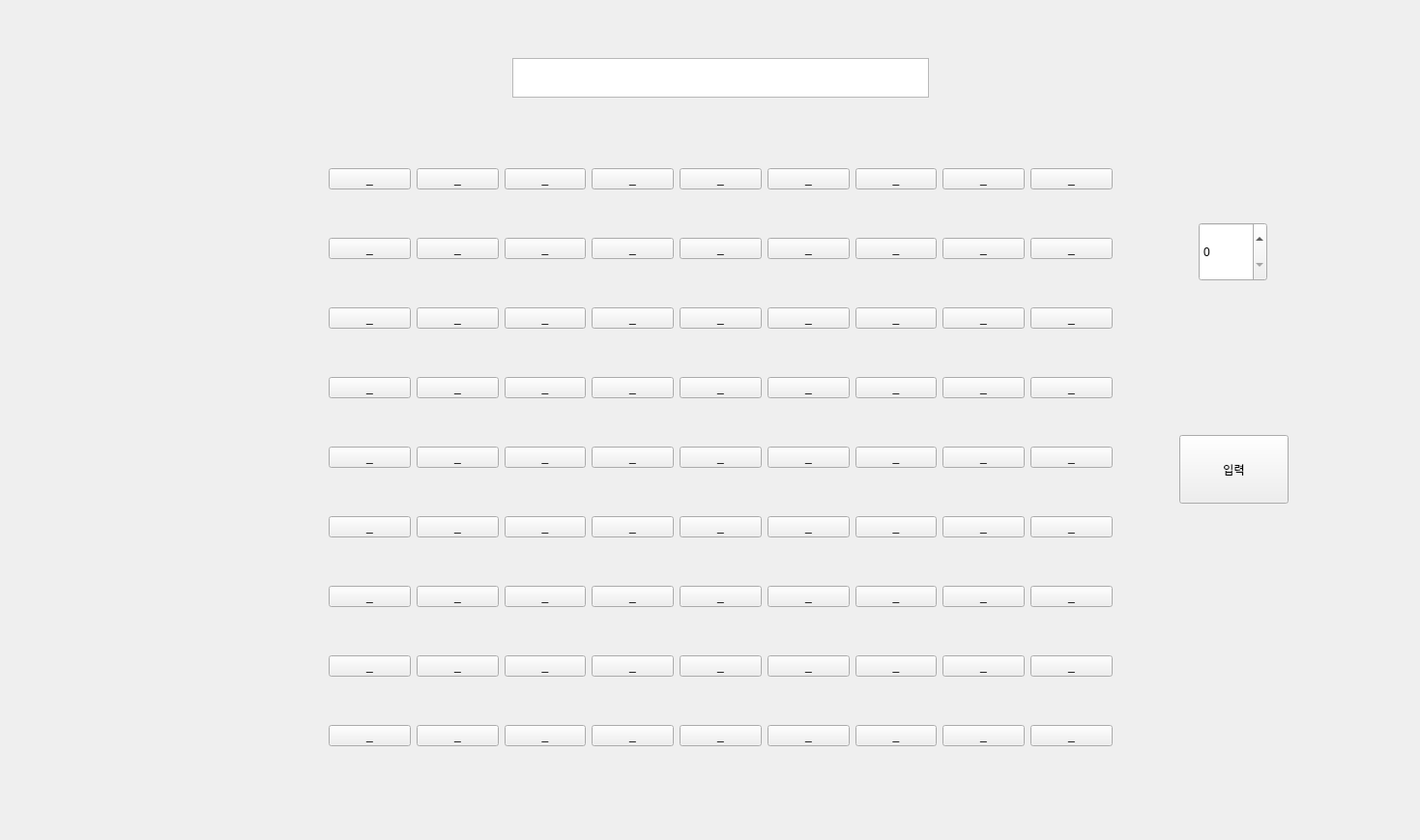
<?xml version="1.0" encoding="UTF-8"?>
<ui version="4.0">
 <class>Form</class>
 <widget class="QWidget" name="Form">
  <property name="geometry">
   <rect>
    <x>0</x>
    <y>0</y>
    <width>1469</width>
    <height>869</height>
   </rect>
  </property>
  <property name="windowTitle">
   <string>Form</string>
  </property>
  <widget class="QWidget" name="gridLayoutWidget">
   <property name="geometry">
    <rect>
     <x>340</x>
     <y>130</y>
     <width>811</width>
     <height>691</height>
    </rect>
   </property>
   <layout class="QGridLayout" name="GameBoard">
    <item row="2" column="7">
     <widget class="QPushButton" name="p27">
      <property name="text">
       <string>_</string>
      </property>
     </widget>
    </item>
    <item row="6" column="7">
     <widget class="QPushButton" name="p67">
      <property name="text">
       <string>_</string>
      </property>
     </widget>
    </item>
    <item row="6" column="4">
     <widget class="QPushButton" name="p64">
      <property name="text">
       <string>_</string>
      </property>
     </widget>
    </item>
    <item row="6" column="5">
     <widget class="QPushButton" name="p65">
      <property name="text">
       <string>_</string>
      </property>
     </widget>
    </item>
    <item row="6" column="6">
     <widget class="QPushButton" name="p66">
      <property name="text">
       <string>_</string>
      </property>
     </widget>
    </item>
    <item row="0" column="5">
     <widget class="QPushButton" name="p05">
      <property name="enabled">
       <bool>true</bool>
      </property>
      <property name="text">
       <string>_</string>
      </property>
     </widget>
    </item>
    <item row="1" column="5">
     <widget class="QPushButton" name="p15">
      <property name="text">
       <string>_</string>
      </property>
     </widget>
    </item>
    <item row="8" column="3">
     <widget class="QPushButton" name="p83">
      <property name="text">
       <string>_</string>
      </property>
     </widget>
    </item>
    <item row="2" column="6">
     <widget class="QPushButton" name="p26">
      <property name="text">
       <string>_</string>
      </property>
     </widget>
    </item>
    <item row="3" column="0">
     <widget class="QPushButton" name="p30">
      <property name="text">
       <string>_</string>
      </property>
     </widget>
    </item>
    <item row="8" column="0">
     <widget class="QPushButton" name="p80">
      <property name="text">
       <string>_</string>
      </property>
     </widget>
    </item>
    <item row="2" column="3">
     <widget class="QPushButton" name="p23">
      <property name="text">
       <string>_</string>
      </property>
     </widget>
    </item>
    <item row="8" column="8">
     <widget class="QPushButton" name="p88">
      <property name="text">
       <string>_</string>
      </property>
     </widget>
    </item>
    <item row="8" column="4">
     <widget class="QPushButton" name="p84">
      <property name="text">
       <string>_</string>
      </property>
     </widget>
    </item>
    <item row="7" column="0">
     <widget class="QPushButton" name="p70">
      <property name="text">
       <string>_</string>
      </property>
     </widget>
    </item>
    <item row="1" column="6">
     <widget class="QPushButton" name="p16">
      <property name="text">
       <string>_</string>
      </property>
     </widget>
    </item>
    <item row="3" column="2">
     <widget class="QPushButton" name="p32">
      <property name="text">
       <string>_</string>
      </property>
     </widget>
    </item>
    <item row="1" column="4">
     <widget class="QPushButton" name="p14">
      <property name="text">
       <string>_</string>
      </property>
     </widget>
    </item>
    <item row="5" column="3">
     <widget class="QPushButton" name="p53">
      <property name="text">
       <string>_</string>
      </property>
     </widget>
    </item>
    <item row="5" column="4">
     <widget class="QPushButton" name="p54">
      <property name="text">
       <string>_</string>
      </property>
     </widget>
    </item>
    <item row="8" column="2">
     <widget class="QPushButton" name="p82">
      <property name="text">
       <string>_</string>
      </property>
     </widget>
    </item>
    <item row="2" column="5">
     <widget class="QPushButton" name="p25">
      <property name="text">
       <string>_</string>
      </property>
     </widget>
    </item>
    <item row="8" column="5">
     <widget class="QPushButton" name="p85">
      <property name="text">
       <string>_</string>
      </property>
     </widget>
    </item>
    <item row="6" column="8">
     <widget class="QPushButton" name="p68">
      <property name="text">
       <string>_</string>
      </property>
     </widget>
    </item>
    <item row="6" column="0">
     <widget class="QPushButton" name="p60">
      <property name="text">
       <string>_</string>
      </property>
     </widget>
    </item>
    <item row="3" column="4">
     <widget class="QPushButton" name="p34">
      <property name="text">
       <string>_</string>
      </property>
     </widget>
    </item>
    <item row="2" column="4">
     <widget class="QPushButton" name="p24">
      <property name="text">
       <string>_</string>
      </property>
     </widget>
    </item>
    <item row="4" column="2">
     <widget class="QPushButton" name="p42">
      <property name="text">
       <string>_</string>
      </property>
     </widget>
    </item>
    <item row="4" column="7">
     <widget class="QPushButton" name="p47">
      <property name="text">
       <string>_</string>
      </property>
     </widget>
    </item>
    <item row="4" column="5">
     <widget class="QPushButton" name="p45">
      <property name="text">
       <string>_</string>
      </property>
     </widget>
    </item>
    <item row="3" column="5">
     <widget class="QPushButton" name="p35">
      <property name="text">
       <string>_</string>
      </property>
     </widget>
    </item>
    <item row="5" column="7">
     <widget class="QPushButton" name="p57">
      <property name="text">
       <string>_</string>
      </property>
     </widget>
    </item>
    <item row="6" column="2">
     <widget class="QPushButton" name="p62">
      <property name="text">
       <string>_</string>
      </property>
     </widget>
    </item>
    <item row="6" column="3">
     <widget class="QPushButton" name="p63">
      <property name="text">
       <string>_</string>
      </property>
     </widget>
    </item>
    <item row="1" column="2">
     <widget class="QPushButton" name="p12">
      <property name="text">
       <string>_</string>
      </property>
     </widget>
    </item>
    <item row="4" column="1">
     <widget class="QPushButton" name="p41">
      <property name="text">
       <string>_</string>
      </property>
     </widget>
    </item>
    <item row="0" column="7">
     <widget class="QPushButton" name="p07">
      <property name="text">
       <string>_</string>
      </property>
     </widget>
    </item>
    <item row="8" column="1">
     <widget class="QPushButton" name="p81">
      <property name="text">
       <string>_</string>
      </property>
     </widget>
    </item>
    <item row="6" column="1">
     <widget class="QPushButton" name="p61">
      <property name="text">
       <string>_</string>
      </property>
     </widget>
    </item>
    <item row="5" column="0">
     <widget class="QPushButton" name="p50">
      <property name="text">
       <string>_</string>
      </property>
     </widget>
    </item>
    <item row="5" column="1">
     <widget class="QPushButton" name="p51">
      <property name="text">
       <string>_</string>
      </property>
     </widget>
    </item>
    <item row="2" column="2">
     <widget class="QPushButton" name="p22">
      <property name="text">
       <string>_</string>
      </property>
     </widget>
    </item>
    <item row="1" column="7">
     <widget class="QPushButton" name="p17">
      <property name="text">
       <string>_</string>
      </property>
     </widget>
    </item>
    <item row="4" column="0">
     <widget class="QPushButton" name="p40">
      <property name="text">
       <string>_</string>
      </property>
     </widget>
    </item>
    <item row="3" column="7">
     <widget class="QPushButton" name="p37">
      <property name="text">
       <string>_</string>
      </property>
     </widget>
    </item>
    <item row="3" column="1">
     <widget class="QPushButton" name="p31">
      <property name="text">
       <string>_</string>
      </property>
     </widget>
    </item>
    <item row="2" column="1">
     <widget class="QPushButton" name="p21">
      <property name="text">
       <string>_</string>
      </property>
     </widget>
    </item>
    <item row="0" column="1">
     <widget class="QPushButton" name="p01">
      <property name="text">
       <string>_</string>
      </property>
     </widget>
    </item>
    <item row="1" column="1">
     <widget class="QPushButton" name="p11">
      <property name="text">
       <string>_</string>
      </property>
     </widget>
    </item>
    <item row="2" column="0">
     <widget class="QPushButton" name="p20">
      <property name="text">
       <string>_</string>
      </property>
     </widget>
    </item>
    <item row="7" column="1">
     <widget class="QPushButton" name="p71">
      <property name="text">
       <string>_</string>
      </property>
     </widget>
    </item>
    <item row="5" column="8">
     <widget class="QPushButton" name="p58">
      <property name="text">
       <string>_</string>
      </property>
     </widget>
    </item>
    <item row="0" column="6">
     <widget class="QPushButton" name="p06">
      <property name="text">
       <string>_</string>
      </property>
     </widget>
    </item>
    <item row="2" column="8">
     <widget class="QPushButton" name="p28">
      <property name="text">
       <string>_</string>
      </property>
     </widget>
    </item>
    <item row="7" column="4">
     <widget class="QPushButton" name="p74">
      <property name="text">
       <string>_</string>
      </property>
     </widget>
    </item>
    <item row="8" column="7">
     <widget class="QPushButton" name="p87">
      <property name="text">
       <string>_</string>
      </property>
     </widget>
    </item>
    <item row="0" column="3">
     <widget class="QPushButton" name="p03">
      <property name="text">
       <string>_</string>
      </property>
     </widget>
    </item>
    <item row="7" column="6">
     <widget class="QPushButton" name="p76">
      <property name="text">
       <string>_</string>
      </property>
     </widget>
    </item>
    <item row="4" column="3">
     <widget class="QPushButton" name="p43">
      <property name="text">
       <string>_</string>
      </property>
     </widget>
    </item>
    <item row="7" column="7">
     <widget class="QPushButton" name="p77">
      <property name="text">
       <string>_</string>
      </property>
     </widget>
    </item>
    <item row="7" column="8">
     <widget class="QPushButton" name="p78">
      <property name="text">
       <string>_</string>
      </property>
     </widget>
    </item>
    <item row="1" column="8">
     <widget class="QPushButton" name="p18">
      <property name="text">
       <string>_</string>
      </property>
     </widget>
    </item>
    <item row="7" column="2">
     <widget class="QPushButton" name="p72">
      <property name="text">
       <string>_</string>
      </property>
     </widget>
    </item>
    <item row="7" column="3">
     <widget class="QPushButton" name="p73">
      <property name="text">
       <string>_</string>
      </property>
     </widget>
    </item>
    <item row="8" column="6">
     <widget class="QPushButton" name="p86">
      <property name="text">
       <string>_</string>
      </property>
     </widget>
    </item>
    <item row="1" column="3">
     <widget class="QPushButton" name="p13">
      <property name="text">
       <string>_</string>
      </property>
     </widget>
    </item>
    <item row="0" column="8">
     <widget class="QPushButton" name="p08">
      <property name="text">
       <string>_</string>
      </property>
     </widget>
    </item>
    <item row="0" column="2">
     <widget class="QPushButton" name="p02">
      <property name="text">
       <string>_</string>
      </property>
     </widget>
    </item>
    <item row="1" column="0">
     <widget class="QPushButton" name="p10">
      <property name="text">
       <string>_</string>
      </property>
     </widget>
    </item>
    <item row="5" column="2">
     <widget class="QPushButton" name="p52">
      <property name="text">
       <string>_</string>
      </property>
     </widget>
    </item>
    <item row="0" column="4">
     <widget class="QPushButton" name="p04">
      <property name="text">
       <string>_</string>
      </property>
     </widget>
    </item>
    <item row="4" column="6">
     <widget class="QPushButton" name="p46">
      <property name="text">
       <string>_</string>
      </property>
     </widget>
    </item>
    <item row="3" column="6">
     <widget class="QPushButton" name="p36">
      <property name="text">
       <string>_</string>
      </property>
     </widget>
    </item>
    <item row="0" column="0">
     <widget class="QPushButton" name="p00">
      <property name="text">
       <string>_</string>
      </property>
     </widget>
    </item>
    <item row="4" column="8">
     <widget class="QPushButton" name="p48">
      <property name="text">
       <string>_</string>
      </property>
     </widget>
    </item>
    <item row="5" column="5">
     <widget class="QPushButton" name="p55">
      <property name="text">
       <string>_</string>
      </property>
     </widget>
    </item>
    <item row="3" column="8">
     <widget class="QPushButton" name="p38">
      <property name="text">
       <string>_</string>
      </property>
     </widget>
    </item>
    <item row="7" column="5">
     <widget class="QPushButton" name="p75">
      <property name="text">
       <string>_</string>
      </property>
     </widget>
    </item>
    <item row="3" column="3">
     <widget class="QPushButton" name="p33">
      <property name="text">
       <string>_</string>
      </property>
     </widget>
    </item>
    <item row="5" column="6">
     <widget class="QPushButton" name="p56">
      <property name="text">
       <string>_</string>
      </property>
     </widget>
    </item>
    <item row="4" column="4">
     <widget class="QPushButton" name="p44">
      <property name="text">
       <string>_</string>
      </property>
     </widget>
    </item>
   </layout>
  </widget>
  <widget class="QTextBrowser" name="QuestionText">
   <property name="geometry">
    <rect>
     <x>530</x>
     <y>60</y>
     <width>431</width>
     <height>41</height>
    </rect>
   </property>
   <property name="html">
    <string>&lt;!DOCTYPE HTML PUBLIC &quot;-//W3C//DTD HTML 4.0//EN&quot; &quot;http://www.w3.org/TR/REC-html40/strict.dtd&quot;&gt;
&lt;html&gt;&lt;head&gt;&lt;meta name=&quot;qrichtext&quot; content=&quot;1&quot; /&gt;&lt;style type=&quot;text/css&quot;&gt;
p, li { white-space: pre-wrap; }
&lt;/style&gt;&lt;/head&gt;&lt;body style=&quot; font-family:'.AppleSystemUIFont'; font-size:13pt; font-weight:400; font-style:normal;&quot;&gt;
&lt;p align=&quot;center&quot; style=&quot;-qt-paragraph-type:empty; margin-top:0px; margin-bottom:0px; margin-left:0px; margin-right:0px; -qt-block-indent:0; text-indent:0px;&quot;&gt;&lt;br /&gt;&lt;/p&gt;&lt;/body&gt;&lt;/html&gt;</string>
   </property>
  </widget>
  <widget class="QSpinBox" name="AnswerBox">
   <property name="geometry">
    <rect>
     <x>1240</x>
     <y>230</y>
     <width>71</width>
     <height>61</height>
    </rect>
   </property>
   <property name="focusPolicy">
    <enum>Qt::WheelFocus</enum>
   </property>
   <property name="buttonSymbols">
    <enum>QAbstractSpinBox::UpDownArrows</enum>
   </property>
   <property name="maximum">
    <number>9</number>
   </property>
  </widget>
  <widget class="QPushButton" name="AnswerBtn">
   <property name="geometry">
    <rect>
     <x>1220</x>
     <y>450</y>
     <width>113</width>
     <height>71</height>
    </rect>
   </property>
   <property name="text">
    <string>입력</string>
   </property>
  </widget>
 </widget>
 <resources/>
 <connections/>
</ui>
